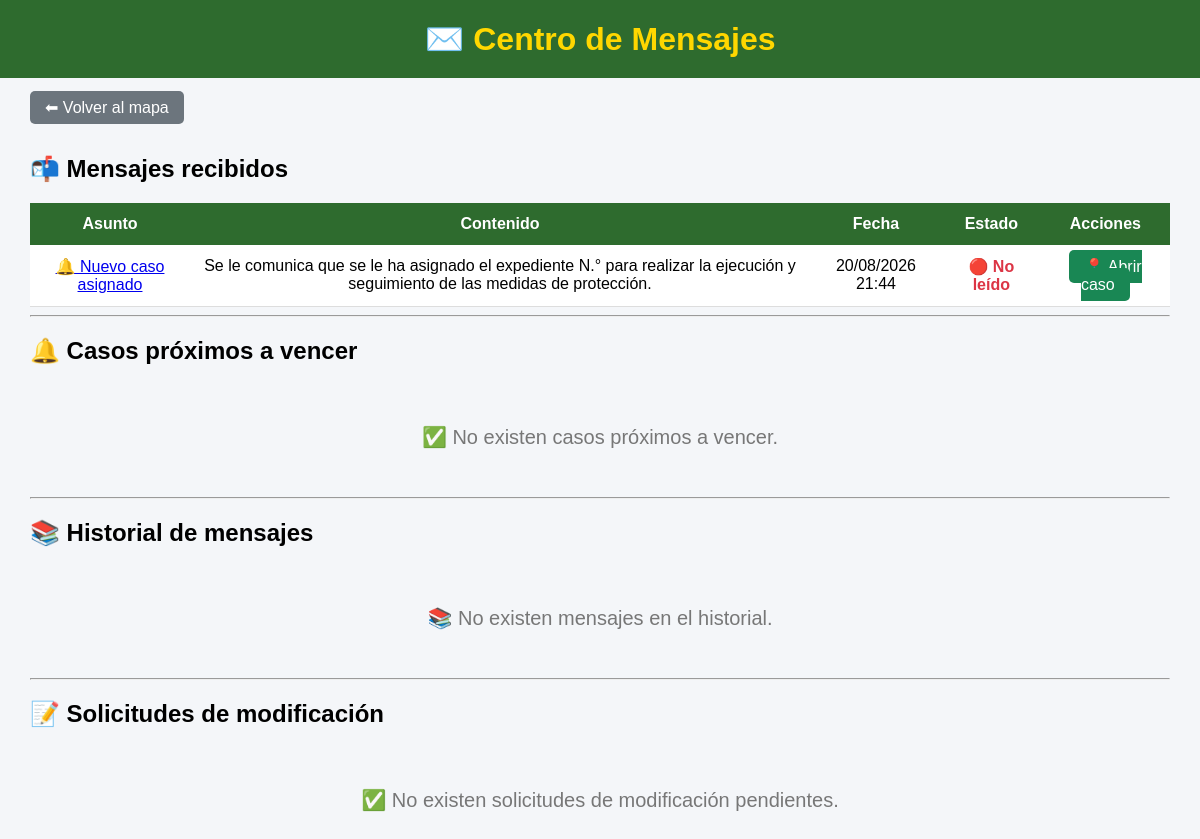
Page /mensajes/ (signed in) on the earlier database version.
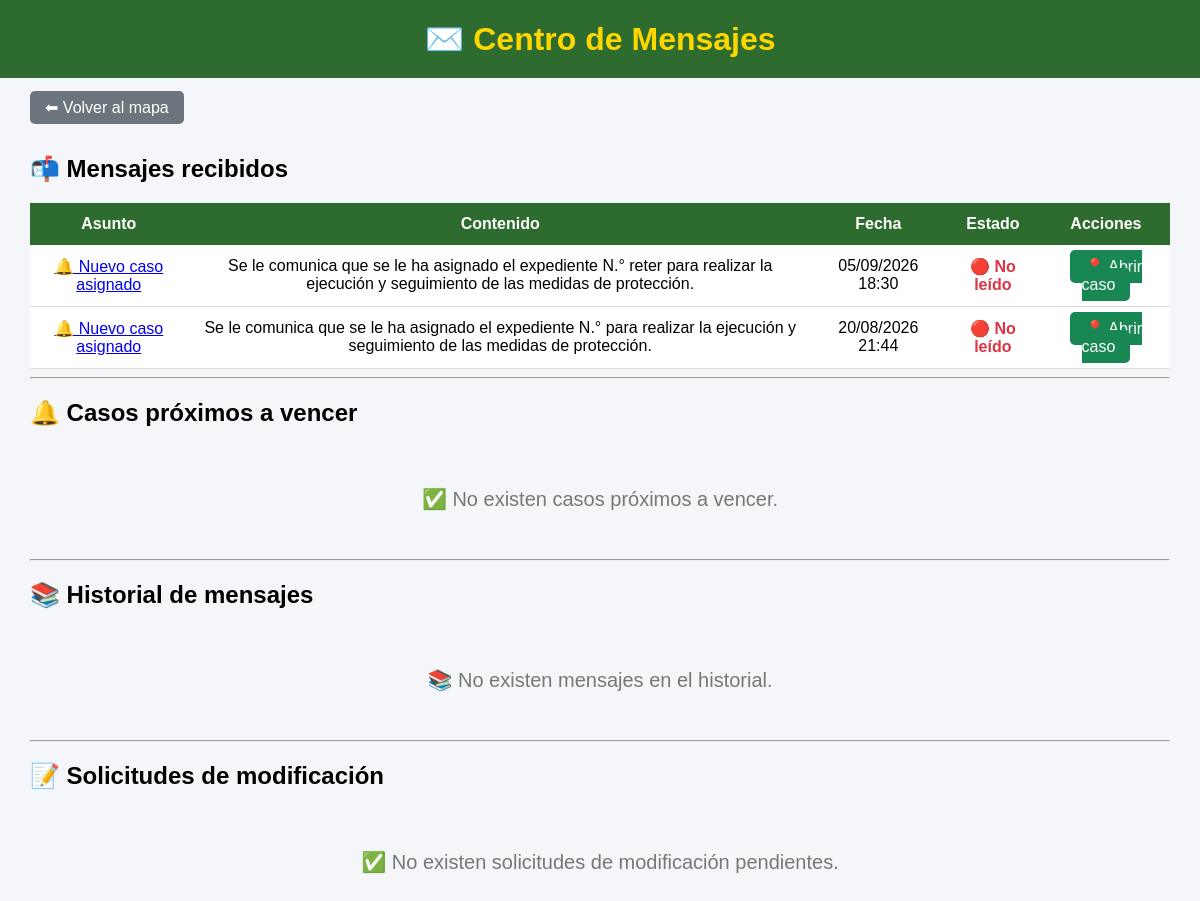
Same page on the later database version.
### mapa/models.py (models this page shows, shortened)
class Mensaje(models.Model):
    destinatario = models.ForeignKey(
        User,
        on_delete=models.CASCADE,
        related_name="mensajes_recibidos"
    )
    caso = models.ForeignKey(
        Caso,
        on_delete=models.CASCADE,
        related_name="mensajes"
    )
    asunto = models.CharField(
        max_length=200
    )
    contenido = models.TextField()
    leido = models.BooleanField(
        default=False
    )
    fecha_lectura = models.DateTimeField(
        null=True,
        blank=True
    )
    fecha = models.DateTimeField(
        auto_now_add=True
    )

### mapa/views.py (the view)
@login_required
@grupo_requerido(
    "Administrador",
    "Jefe_MP",
    "Usuario_MP"
)
def mensajes(request):
    mensajes_nuevos = Mensaje.objects.filter(
        destinatario=request.user,
        leido=False
    ).order_by("-fecha")
    historial_mensajes = Mensaje.objects.filter(
        destinatario=request.user,
        leido=True
    ).order_by("-fecha_lectura", "-fecha")
    solicitudes = SolicitudModificacion.objects.filter(
        estado="PENDIENTE"
    ).order_by("-fecha")
    hoy = timezone.now().date()
    limite = hoy + timedelta(days=3)
    if (
        request.user.is_superuser
        or request.user.groups.filter(
            name__in=["Administrador", "Jefe_MP"]
        ).exists()
    ):
        casos_por_vencer = Caso.objects.filter(
            estado="ACTIVO",
            fecha_limite__isnull=False,
            fecha_limite__gte=hoy,
            fecha_limite__lte=limite
        ).filter(
            Q(fecha_registro__year__gte=2026) |
            Q(ultima_visita__year__gte=2026)
        ).order_by("fecha_limite")
    else:
        casos_por_vencer = Caso.objects.filter(
            estado="ACTIVO",
            responsable=request.user,
            fecha_limite__isnull=False,
            fecha_limite__gte=hoy,
            fecha_limite__lte=limite
        ).filter(
            Q(fecha_registro__year__gte=2026) |
            Q(ultima_visita__year__gte=2026)
        ).order_by("fecha_limite")
    return render(
        request,
        "mapa/mensajes.html",
        {
            "mensajes_nuevos": mensajes_nuevos,
            "historial_mensajes": historial_mensajes,
            "solicitudes": solicitudes,
            "casos_por_vencer": casos_por_vencer,
        }
    )

### mapa/templates/mapa/mensajes.html (shortened to what this page needs)
<!DOCTYPE html>
<html lang="es">
<head>
</head>
<body>
<header>
<h1>✉️ Centro de Mensajes</h1>
</header>
<div class="contenedor">
<a href="/" class="btn volver">
⬅ Volver al mapa
</a>
<br><br>
<h2>📬 Mensajes recibidos</h2>
{% if mensajes_nuevos %}
<table>
<tr>
    <th>Asunto</th>
    <th>Contenido</th>
    <th>Fecha</th>
    <th>Estado</th>
    <th>Acciones</th>
</tr>
{% for mensaje in mensajes_nuevos %}
<tr>
<td>
    <a href="{% url 'editar_caso' mensaje.caso.id %}">
        {{ mensaje.asunto }}
    </a>
</td>
<td>{{ mensaje.contenido }}</td>
<td>{{ mensaje.fecha|date:"d/m/Y H:i" }}</td>
<td>
{% if mensaje.leido %}
<span style="color:green;">✅ Leído</span>
{% else %}
<span style="color:#dc3545; font-weight:bold;">🔴 No leído</span>
{% endif %}
</td>
<td>
    <a href="{% url 'editar_caso' mensaje.caso.id %}" class="btn aprobar">
        📍 Abrir caso
    </a>
</td>
</tr>
{% endfor %}
</table>
{% else %}
<div class="sin">
📭 No tienes mensajes nuevos.
</div>
{% endif %}
<hr>
<h2>🔔 Casos próximos a vencer</h2>
{% if casos_por_vencer %}
<table>
<tr>
    <th>Beneficiario</th>
    <th>DNI</th>
    <th>Fecha límite</th>
    <th>Responsable</th>
</tr>
{% for caso in casos_por_vencer %}
<tr>
<td>
{{ caso.beneficiario }}
</td>
<td>
{{ caso.dni_beneficiario }}
</td>
<td>
{{ caso.fecha_limite }}
</td>
<td>
{{ caso.responsable.username }}
</td>
</tr>
{% endfor %}
</table>
{% else %}
<div class="sin">
✅ No existen casos próximos a vencer.
</div>
{% endif %}
<hr>
<h2>📚 Historial de mensajes</h2>
{% if historial_mensajes %}
<table>
<tr>
    <th>Asunto</th>
    <th>Contenido</th>
    <th>Enviado</th>
    <th>Leído</th>
    <th>Acción</th>
</tr>
{% for mensaje in historial_mensajes %}
<tr>
<td>{{ mensaje.asunto }}</td>
<td>{{ mensaje.contenido }}</td>
<td>{{ mensaje.fecha|date:"d/m/Y H:i" }}</td>
<td>{{ mensaje.fecha_lectura|date:"d/m/Y H:i" }}</td>
<td>
<a href="{% url 'editar_caso' mensaje.caso.id %}" class="btn volver">
📍 Ver caso
</a>
</td>
</tr>
{% endfor %}
</table>
{% else %}
<div class="sin">
📚 No existen mensajes en el historial.
</div>
{% endif %}
<hr>
<h2>📝 Solicitudes de modificación</h2>
{% if solicitudes %}
<table>
<tr>
<th>ID</th>
<th>Beneficiario</th>
<th>Solicitante</th>
<th>Motivo</th>
<th>Fecha</th>
<th>Acciones</th>
</tr>
{% for solicitud in solicitudes %}
<tr>
<td>{{ solicitud.id }}</td>
<td>{{ solicitud.caso.beneficiario }}</td>
<td>{{ solicitud.solicitante.username }}</td>
<td>{{ solicitud.motivo }}</td>
<td>{{ solicitud.fecha|date:"d/m/Y H:i" }}</td>
<td>
<a href="{% url 'aprobar_solicitud' solicitud.id %}" class="btn aprobar">
✅ Aprobar
</a>
<a href="{% url 'rechazar_solicitud' solicitud.id %}" class="btn rechazar">
❌ Rechazar
</a>
</td>
</tr>
{% endfor %}
</table>
{% else %}
<div class="sin">
✅ No existen solicitudes de modificación pendientes.
</div>
{% endif %}
</div>
</body>
</html>

Differences in the rows shown:
added Mensaje: asunto "🔔 Nuevo caso asignado", contenido "Se le comunica que se le ha asignado el expediente N.° reter para realizar la ejecución y seguimiento de las medidas de protección.", fecha "05/09/2026 18:30", leido "🔴 No leído"
